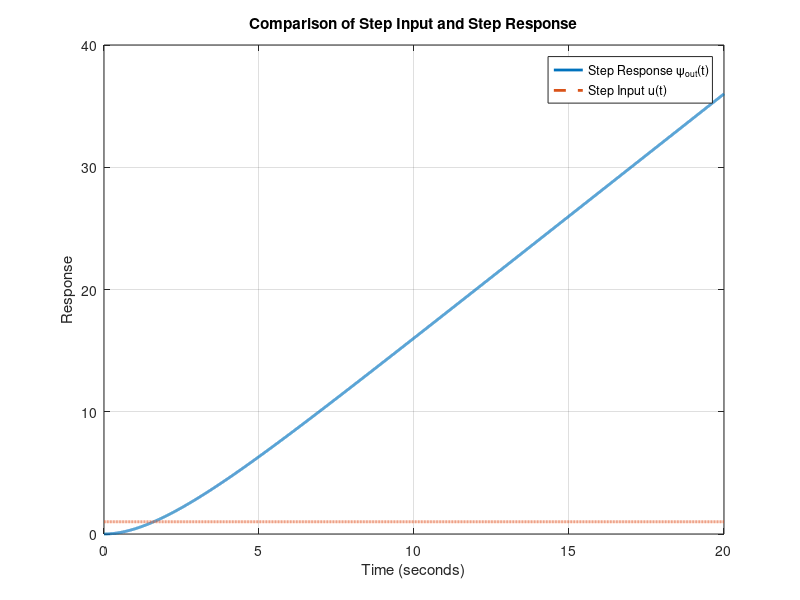

Here is the MATLAB script that generated this plot:
%% EGB242 Assignment 2, Section 2 %%

%% Initialise workspace
clear all; close all;

%% 2.1 Modeling DC Motor System Response

% Constants
alpha = 0.5;
t = linspace(0, 20, 10000);

% Step Response 
psi_out = -4 + 2 * t + 4 * exp(-0.5 * t);

% Step Input (unit step)
step_input = ones(size(t));

% Plotted
figure;
plot(t, psi_out, 'LineWidth', 2);
hold on;
plot(t, step_input, '--', 'LineWidth', 2);
title('Comparison of Step Input and Step Response');
xlabel('Time (seconds)');
ylabel('Response');
legend('Step Response \psi_{out}(t)', 'Step Input u(t)');
grid on;
